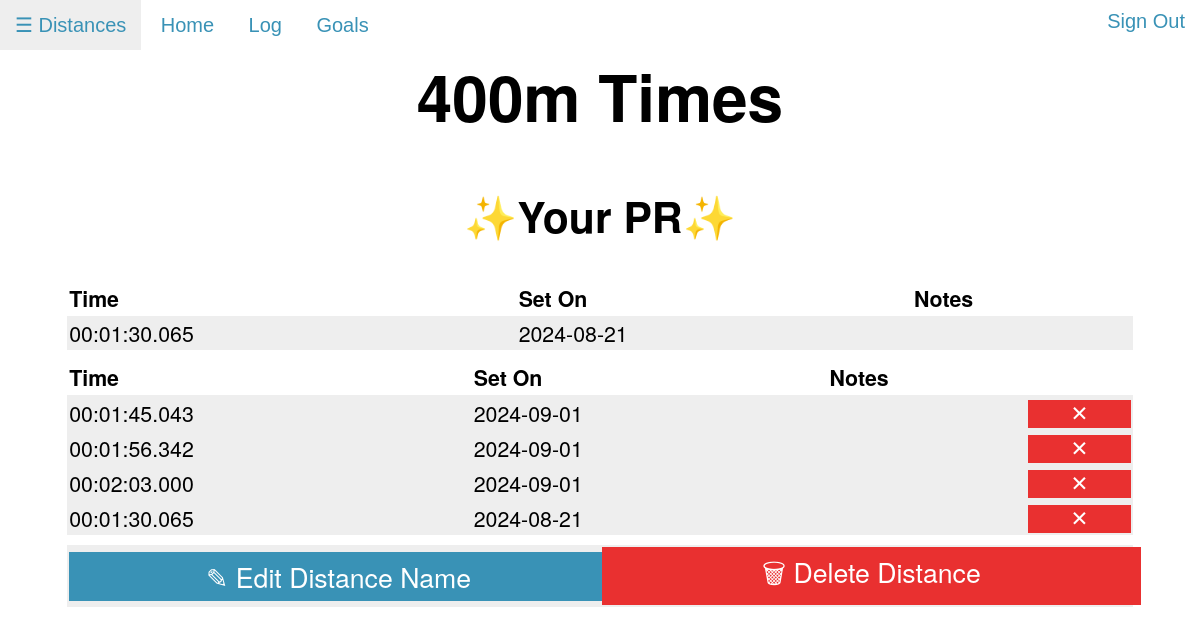
/distance/400m (signed in), run on an earlier commit of the app's database.
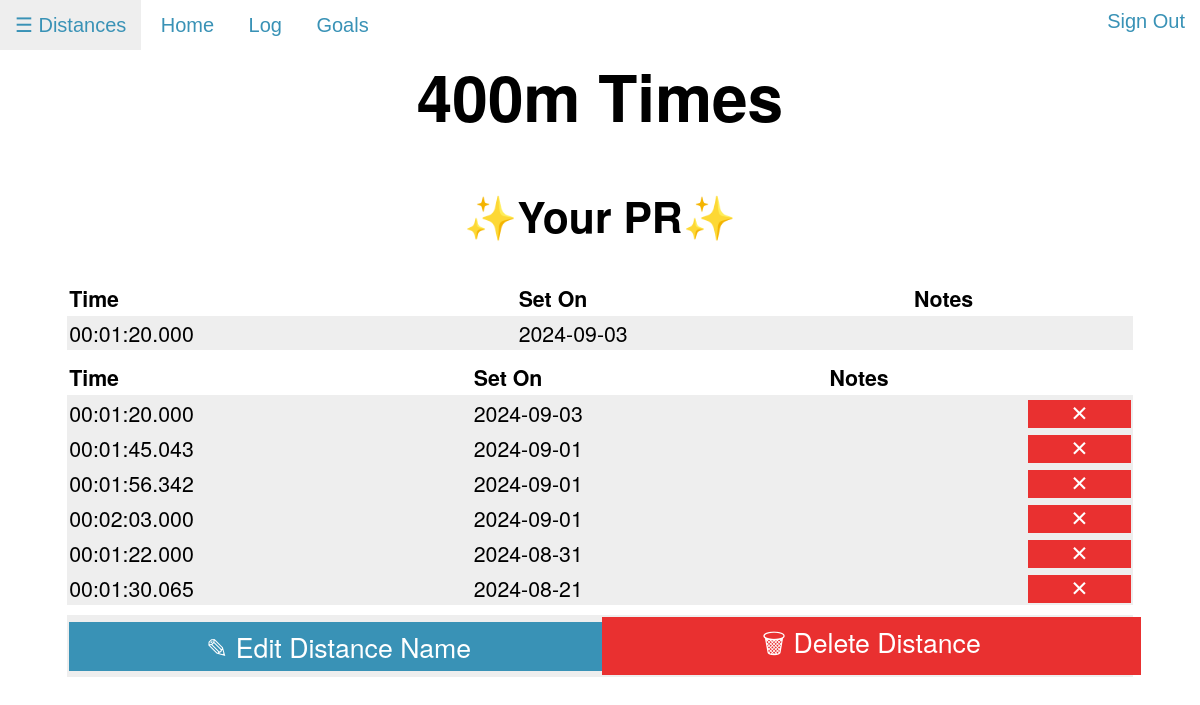
And on a later commit of the database.
### tables this page shows
CREATE TABLE times (id INTEGER PRIMARY KEY AUTOINCREMENT NOT NULL, user_id INTEGER NOT NULL, dist_id INTEGER NOT NULL, h INTEGER NOT NULL, m INTEGER NOT NULL, s INTEGER NOT NULL, ms INTEGER NOT NULL, date TEXT NOT NULL, notes TEXT);

### app.py (the view)
@app.route("/distance/<dist>")
@login_required
def distance(dist):
    times = db.execute("SELECT times.id, times.user_id, h, m, s, ms, date, notes, dist_id FROM times JOIN distances ON times.dist_id = distances.id WHERE times.user_id = ? AND distance = ? ORDER BY date DESC", session["user_id"], dist)
    xArray = []
    yArray = []
    for time in times:
        time["distance"] = db.execute("SELECT distance FROM distances WHERE id = ?", time["dist_id"])[0]["distance"]
        xArray.append(time["date"])
        yArray.append(time["h"] * 3600 + time["m"] * 60 + time["s"] + time["ms"] / 1000)
    pr = get_pr(dist)
    load_dists()
    return render_template("distance.html", dists=dists, dist=dist, times=times, xArr=xArray, yArr=yArray, pr=pr)

### app.py (called while the page is built)
def login_required(f):
    @wraps(f)
    def decorated_function(*args, **kwargs):
        if session.get("user_id") is None:
            return redirect("/login")
        return f(*args, **kwargs)
    return decorated_function

def load_dists():
    dists.clear()
    rows = db.execute("SELECT distance FROM distances WHERE user_id = ?", session["user_id"])
    for row in rows:
        if row["distance"] not in dists:
            dists.append(row["distance"])

def dist_to_id(distance):
    return db.execute("SELECT id FROM distances WHERE distance = ? AND user_id = ?", distance, session["user_id"])[0]["id"]

def get_pr(distance):
    r = db.execute("SELECT * FROM times WHERE dist_id = ? ORDER BY h ASC, m ASC, s ASC, ms ASC, date DESC", dist_to_id(distance))
    if len(r) == 0:
        return {}
    return r[0]

### templates/distance.html (shortened to what this page needs)
{% extends "layout.html" %}
{% block body %}
    <h1>{{ dist }} Times</h1>
    {% if pr == {} %}
    <h2> No times yet!</h2>
    {% else %}
    <h2>&#10024;Your PR&#10024;</h2>
    <table>
        <thead class="heading">
            <td>Time</td>
            <td>Set On</td>
            <td>Notes</td>
        </thead>
        <tr>
            <td>{{ '%02d' % pr["h"] }}:{{ '%02d' % pr["m"] }}:{{ '%02d' % pr["s"] }}.{{ '%03d' % pr["ms"] }}</td>
            <td>{{ pr["date"] }}</td>
            <td>{{ pr["notes"] }}</td>
        </tr>
    </table>
    <table>
        <thead class="heading">
            <td>Time</td>
            <td>Set On</td>
            <td>Notes</td>
            <td></td>
        </thead>
        {% for entry in times %}
        <tr>
            <td>
                {{ '%02d' % entry["h"] }}:{{ '%02d' % entry["m"] }}:{{ '%02d' % entry["s"] }}.{{ '%03d' % entry["ms"] }}
            </td>
            <td>{{ entry["date"] }}</td>
            <td>{{ entry["notes"] }}</td>
            <td>
                <form action="/deleteentry">
                    <button class="trashbutton" type="submit">&#10005;</button>
                </form>
            </td>
        </tr>
        {% endfor %}
    </table>
    {% endif %}
    <table style="width:90%; margin-left:auto; margin-right:auto; margin-top:10px;">
        <tr>
        <td style="width:50%;"><a href="/distance/{{ dist }}/editname" class="edittimelink">&#9998; Edit Distance Name</a></td>
        <td style="width:50%;"><a href="/distance/{{ dist }}/deletedistance" class="deletetimelink">&#128465; Delete Distance</a></td>
        </tr>
    </table>
{% endblock %}

What changed in the data, as far as the page shows it:
added times: h "00", m "01", s "20", ms "000", date "2024-09-03"
added times: h "00", m "01", s "22", ms "000", date "2024-08-31"
Also different on the page:
{{ '%02d' % pr["s"] }}: "30" → "20"
{{ '%03d' % pr["ms"] }}: "065" → "000"
{{ pr["date"] }}: "2024-08-21" → "2024-09-03"
